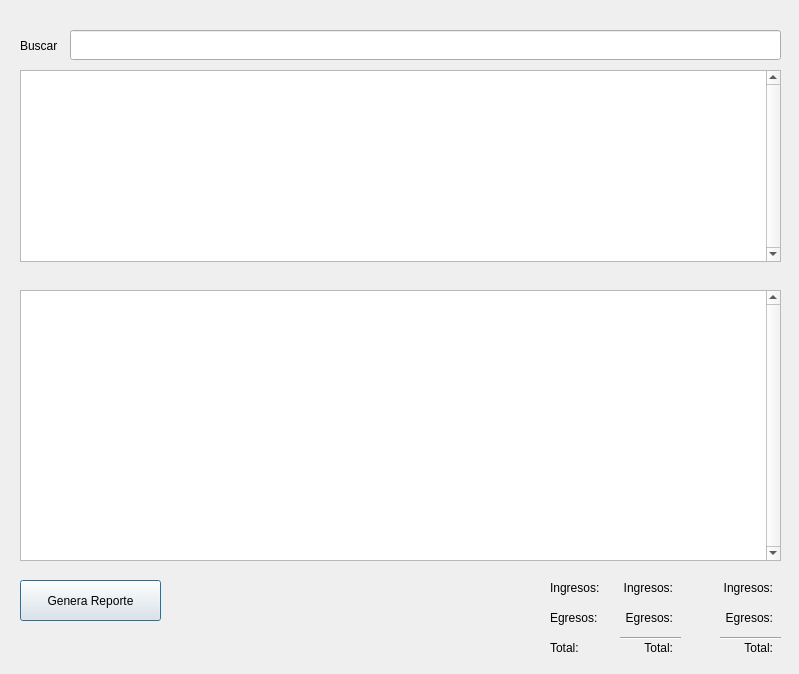
<?xml version="1.0" encoding="UTF-8"?>
<ui version="4.0">
 <class>frmRegistrosInventario</class>
 <widget class="QDialog" name="frmRegistrosInventario">
  <property name="geometry">
   <rect>
    <x>0</x>
    <y>0</y>
    <width>799</width>
    <height>674</height>
   </rect>
  </property>
  <property name="windowTitle">
   <string>Registros del Inventario de Productos</string>
  </property>
  <property name="windowIcon">
   <iconset>
    <normaloff>../Recursos/impresora.png</normaloff>../Recursos/impresora.png</iconset>
  </property>
  <widget class="QTableView" name="tableView">
   <property name="geometry">
    <rect>
     <x>20</x>
     <y>70</y>
     <width>761</width>
     <height>192</height>
    </rect>
   </property>
   <property name="verticalScrollBarPolicy">
    <enum>Qt::ScrollBarAlwaysOn</enum>
   </property>
   <property name="horizontalScrollBarPolicy">
    <enum>Qt::ScrollBarAlwaysOff</enum>
   </property>
   <property name="editTriggers">
    <set>QAbstractItemView::NoEditTriggers</set>
   </property>
   <attribute name="horizontalHeaderVisible">
    <bool>false</bool>
   </attribute>
  </widget>
  <widget class="QTableView" name="tableView_2">
   <property name="geometry">
    <rect>
     <x>20</x>
     <y>290</y>
     <width>761</width>
     <height>271</height>
    </rect>
   </property>
   <property name="verticalScrollBarPolicy">
    <enum>Qt::ScrollBarAlwaysOn</enum>
   </property>
   <property name="horizontalScrollBarPolicy">
    <enum>Qt::ScrollBarAlwaysOff</enum>
   </property>
   <property name="editTriggers">
    <set>QAbstractItemView::NoEditTriggers</set>
   </property>
  </widget>
  <widget class="QLabel" name="label">
   <property name="geometry">
    <rect>
     <x>20</x>
     <y>35</y>
     <width>41</width>
     <height>21</height>
    </rect>
   </property>
   <property name="text">
    <string>Buscar</string>
   </property>
  </widget>
  <widget class="QLineEdit" name="lineEdit">
   <property name="geometry">
    <rect>
     <x>70</x>
     <y>30</y>
     <width>711</width>
     <height>30</height>
    </rect>
   </property>
  </widget>
  <widget class="QLabel" name="label_2">
   <property name="geometry">
    <rect>
     <x>550</x>
     <y>580</y>
     <width>53</width>
     <height>16</height>
    </rect>
   </property>
   <property name="text">
    <string>Ingresos:</string>
   </property>
  </widget>
  <widget class="QLabel" name="label_3">
   <property name="geometry">
    <rect>
     <x>550</x>
     <y>610</y>
     <width>53</width>
     <height>16</height>
    </rect>
   </property>
   <property name="text">
    <string>Egresos:</string>
   </property>
  </widget>
  <widget class="QLabel" name="label_4">
   <property name="geometry">
    <rect>
     <x>550</x>
     <y>640</y>
     <width>53</width>
     <height>16</height>
    </rect>
   </property>
   <property name="text">
    <string>Total:</string>
   </property>
  </widget>
  <widget class="QLabel" name="lbTotalIngresos">
   <property name="geometry">
    <rect>
     <x>620</x>
     <y>580</y>
     <width>53</width>
     <height>16</height>
    </rect>
   </property>
   <property name="layoutDirection">
    <enum>Qt::RightToLeft</enum>
   </property>
   <property name="text">
    <string>Ingresos:</string>
   </property>
   <property name="alignment">
    <set>Qt::AlignRight|Qt::AlignTrailing|Qt::AlignVCenter</set>
   </property>
  </widget>
  <widget class="QLabel" name="lbTotalEgresos">
   <property name="geometry">
    <rect>
     <x>620</x>
     <y>610</y>
     <width>53</width>
     <height>16</height>
    </rect>
   </property>
   <property name="layoutDirection">
    <enum>Qt::RightToLeft</enum>
   </property>
   <property name="text">
    <string>Egresos:</string>
   </property>
   <property name="alignment">
    <set>Qt::AlignRight|Qt::AlignTrailing|Qt::AlignVCenter</set>
   </property>
  </widget>
  <widget class="QLabel" name="lbTotal">
   <property name="geometry">
    <rect>
     <x>620</x>
     <y>640</y>
     <width>53</width>
     <height>16</height>
    </rect>
   </property>
   <property name="layoutDirection">
    <enum>Qt::RightToLeft</enum>
   </property>
   <property name="text">
    <string>Total:</string>
   </property>
   <property name="alignment">
    <set>Qt::AlignRight|Qt::AlignTrailing|Qt::AlignVCenter</set>
   </property>
  </widget>
  <widget class="Line" name="line">
   <property name="geometry">
    <rect>
     <x>620</x>
     <y>630</y>
     <width>61</width>
     <height>16</height>
    </rect>
   </property>
   <property name="layoutDirection">
    <enum>Qt::RightToLeft</enum>
   </property>
   <property name="orientation">
    <enum>Qt::Horizontal</enum>
   </property>
  </widget>
  <widget class="QLabel" name="lbTotalEgresosCantidad">
   <property name="geometry">
    <rect>
     <x>720</x>
     <y>610</y>
     <width>53</width>
     <height>16</height>
    </rect>
   </property>
   <property name="layoutDirection">
    <enum>Qt::RightToLeft</enum>
   </property>
   <property name="text">
    <string>Egresos:</string>
   </property>
   <property name="alignment">
    <set>Qt::AlignRight|Qt::AlignTrailing|Qt::AlignVCenter</set>
   </property>
  </widget>
  <widget class="QLabel" name="lbTotalIngresosCantidad">
   <property name="geometry">
    <rect>
     <x>720</x>
     <y>580</y>
     <width>53</width>
     <height>16</height>
    </rect>
   </property>
   <property name="layoutDirection">
    <enum>Qt::RightToLeft</enum>
   </property>
   <property name="text">
    <string>Ingresos:</string>
   </property>
   <property name="alignment">
    <set>Qt::AlignRight|Qt::AlignTrailing|Qt::AlignVCenter</set>
   </property>
  </widget>
  <widget class="Line" name="line_2">
   <property name="geometry">
    <rect>
     <x>720</x>
     <y>630</y>
     <width>61</width>
     <height>16</height>
    </rect>
   </property>
   <property name="layoutDirection">
    <enum>Qt::RightToLeft</enum>
   </property>
   <property name="orientation">
    <enum>Qt::Horizontal</enum>
   </property>
  </widget>
  <widget class="QLabel" name="lbTotalCantidad">
   <property name="geometry">
    <rect>
     <x>720</x>
     <y>640</y>
     <width>53</width>
     <height>16</height>
    </rect>
   </property>
   <property name="layoutDirection">
    <enum>Qt::RightToLeft</enum>
   </property>
   <property name="text">
    <string>Total:</string>
   </property>
   <property name="alignment">
    <set>Qt::AlignRight|Qt::AlignTrailing|Qt::AlignVCenter</set>
   </property>
  </widget>
  <widget class="QPushButton" name="pushButton">
   <property name="geometry">
    <rect>
     <x>20</x>
     <y>580</y>
     <width>141</width>
     <height>41</height>
    </rect>
   </property>
   <property name="text">
    <string>Genera Reporte</string>
   </property>
   <property name="icon">
    <iconset>
     <normaloff>../Recursos/impresora.png</normaloff>../Recursos/impresora.png</iconset>
   </property>
  </widget>
 </widget>
 <resources/>
 <connections/>
</ui>
